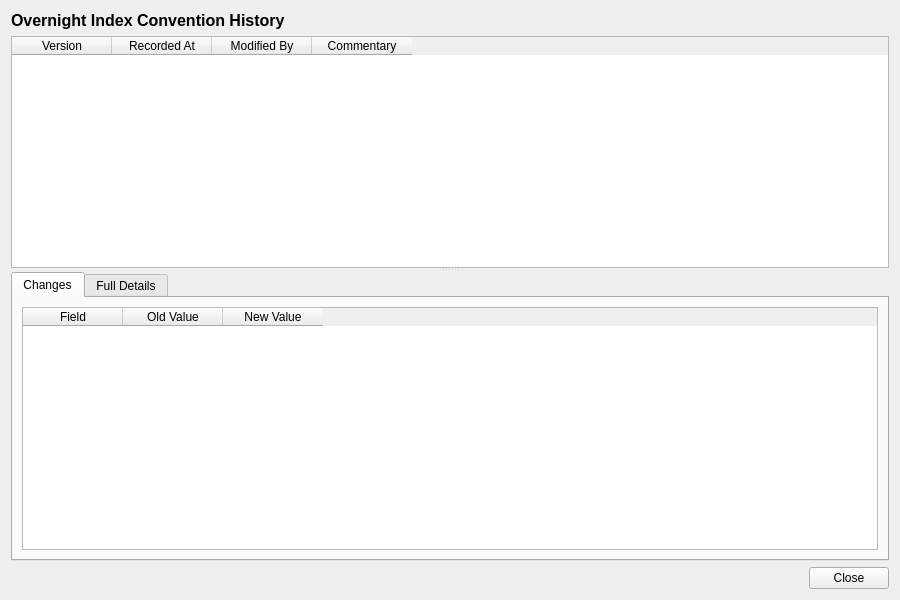
<?xml version="1.0" encoding="UTF-8"?>
<ui version="4.0">
 <class>OvernightIndexConventionHistoryDialog</class>
 <widget class="QWidget" name="OvernightIndexConventionHistoryDialog">
  <property name="geometry">
   <rect>
    <x>0</x>
    <y>0</y>
    <width>900</width>
    <height>600</height>
   </rect>
  </property>
  <property name="windowTitle">
   <string>Overnight Index Convention History</string>
  </property>
  <layout class="QVBoxLayout" name="verticalLayout">
   <item>
    <widget class="QLabel" name="titleLabel">
     <property name="font">
      <font>
       <pointsize>12</pointsize>
       <bold>true</bold>
      </font>
     </property>
     <property name="text">
      <string>Overnight Index Convention History</string>
     </property>
    </widget>
   </item>
   <item>
    <widget class="QSplitter" name="splitter">
     <property name="orientation">
      <enum>Qt::Vertical</enum>
     </property>
     <widget class="QTableWidget" name="versionListWidget">
      <property name="minimumHeight">
       <number>150</number>
      </property>
      <property name="maximumHeight">
       <number>250</number>
      </property>
      <property name="alternatingRowColors">
       <bool>true</bool>
      </property>
      <property name="editTriggers">
       <set>QAbstractItemView::NoEditTriggers</set>
      </property>
      <property name="selectionMode">
       <enum>QAbstractItemView::SingleSelection</enum>
      </property>
      <property name="selectionBehavior">
       <enum>QAbstractItemView::SelectRows</enum>
      </property>
      <column>
       <property name="text">
        <string>Version</string>
       </property>
      </column>
      <column>
       <property name="text">
        <string>Recorded At</string>
       </property>
      </column>
      <column>
       <property name="text">
        <string>Modified By</string>
       </property>
      </column>
      <column>
       <property name="text">
        <string>Commentary</string>
       </property>
      </column>
     </widget>
     <widget class="QWidget" name="detailWidget">
      <layout class="QVBoxLayout" name="detailLayout">
       <property name="leftMargin">
        <number>0</number>
       </property>
       <property name="topMargin">
        <number>0</number>
       </property>
       <property name="rightMargin">
        <number>0</number>
       </property>
       <property name="bottomMargin">
        <number>0</number>
       </property>
       <item>
        <widget class="QTabWidget" name="tabWidget">
         <property name="currentIndex">
          <number>0</number>
         </property>
         <widget class="QWidget" name="changesTab">
          <attribute name="title">
           <string>Changes</string>
          </attribute>
          <layout class="QVBoxLayout" name="changesTabLayout">
           <item>
            <widget class="QTableWidget" name="changesTableWidget">
             <property name="editTriggers">
              <set>QAbstractItemView::NoEditTriggers</set>
             </property>
             <property name="alternatingRowColors">
              <bool>true</bool>
             </property>
             <property name="selectionMode">
              <enum>QAbstractItemView::SingleSelection</enum>
             </property>
             <property name="selectionBehavior">
              <enum>QAbstractItemView::SelectRows</enum>
             </property>
             <column>
              <property name="text">
               <string>Field</string>
              </property>
             </column>
             <column>
              <property name="text">
               <string>Old Value</string>
              </property>
             </column>
             <column>
              <property name="text">
               <string>New Value</string>
              </property>
             </column>
            </widget>
           </item>
          </layout>
         </widget>
         <widget class="QWidget" name="fullDetailsTab">
          <attribute name="title">
           <string>Full Details</string>
          </attribute>
          <layout class="QVBoxLayout" name="fullDetailsTabLayout">
           <item>
            <widget class="QScrollArea" name="scrollArea">
             <property name="widgetResizable">
              <bool>true</bool>
             </property>
             <widget class="QWidget" name="scrollAreaWidgetContents">
              <property name="geometry">
               <rect>
                <x>0</x>
                <y>0</y>
                <width>560</width>
                <height>450</height>
               </rect>
              </property>
              <layout class="QFormLayout" name="formLayout">
               <item row="0" column="0">
                <widget class="QLabel" name="idLabel">
                 <property name="text">
                  <string>Id:</string>
                 </property>
                </widget>
               </item>
               <item row="0" column="1">
                <widget class="QLabel" name="idValue">
                 <property name="text">
                  <string/>
                 </property>
                </widget>
               </item>
               <item row="1" column="0">
                <widget class="QLabel" name="fixing_calendarLabel">
                 <property name="text">
                  <string>Fixing Calendar:</string>
                 </property>
                </widget>
               </item>
               <item row="1" column="1">
                <widget class="QLabel" name="fixingCalendarValue">
                 <property name="text">
                  <string/>
                 </property>
                </widget>
               </item>
               <item row="2" column="0">
                <widget class="QLabel" name="day_count_fractionLabel">
                 <property name="text">
                  <string>Day Count Fraction:</string>
                 </property>
                </widget>
               </item>
               <item row="2" column="1">
                <widget class="QLabel" name="dayCountFractionValue">
                 <property name="text">
                  <string/>
                 </property>
                </widget>
               </item>
               <item row="3" column="0">
                <widget class="QLabel" name="settlement_daysLabel">
                 <property name="text">
                  <string>Settlement Days:</string>
                 </property>
                </widget>
               </item>
               <item row="3" column="1">
                <widget class="QLabel" name="settlementDaysValue">
                 <property name="text">
                  <string/>
                 </property>
                </widget>
               </item>
               <item row="4" column="0">
                <widget class="QLabel" name="versionNumberLabel">
                 <property name="text">
                  <string>Version:</string>
                 </property>
                </widget>
               </item>
               <item row="4" column="1">
                <widget class="QLabel" name="versionNumberValue">
                 <property name="text">
                  <string/>
                 </property>
                </widget>
               </item>
               <item row="5" column="0">
                <widget class="QLabel" name="modifiedByLabel">
                 <property name="text">
                  <string>Modified By:</string>
                 </property>
                </widget>
               </item>
               <item row="5" column="1">
                <widget class="QLabel" name="modifiedByValue">
                 <property name="text">
                  <string/>
                 </property>
                </widget>
               </item>
               <item row="6" column="0">
                <widget class="QLabel" name="recordedAtLabel">
                 <property name="text">
                  <string>Recorded At:</string>
                 </property>
                </widget>
               </item>
               <item row="6" column="1">
                <widget class="QLabel" name="recordedAtValue">
                 <property name="text">
                  <string/>
                 </property>
                </widget>
               </item>
               <item row="7" column="0">
                <widget class="QLabel" name="changeCommentaryLabel">
                 <property name="text">
                  <string>Change Commentary:</string>
                 </property>
                </widget>
               </item>
               <item row="7" column="1">
                <widget class="QLabel" name="changeCommentaryValue">
                 <property name="text">
                  <string/>
                 </property>
                 <property name="wordWrap">
                  <bool>true</bool>
                 </property>
                </widget>
               </item>
              </layout>
             </widget>
            </widget>
           </item>
          </layout>
         </widget>
        </widget>
       </item>
      </layout>
     </widget>
    </widget>
   </item>
   <item>
    <layout class="QHBoxLayout" name="buttonLayout">
     <item>
      <spacer name="horizontalSpacer">
       <property name="orientation">
        <enum>Qt::Horizontal</enum>
       </property>
       <property name="sizeHint" stdset="0">
        <size><width>40</width><height>20</height></size>
       </property>
      </spacer>
     </item>
     <item>
      <widget class="QPushButton" name="closeButton">
       <property name="text">
        <string>Close</string>
       </property>
      </widget>
     </item>
    </layout>
   </item>
  </layout>
 </widget>
 <resources/>
 <connections/>
</ui>
